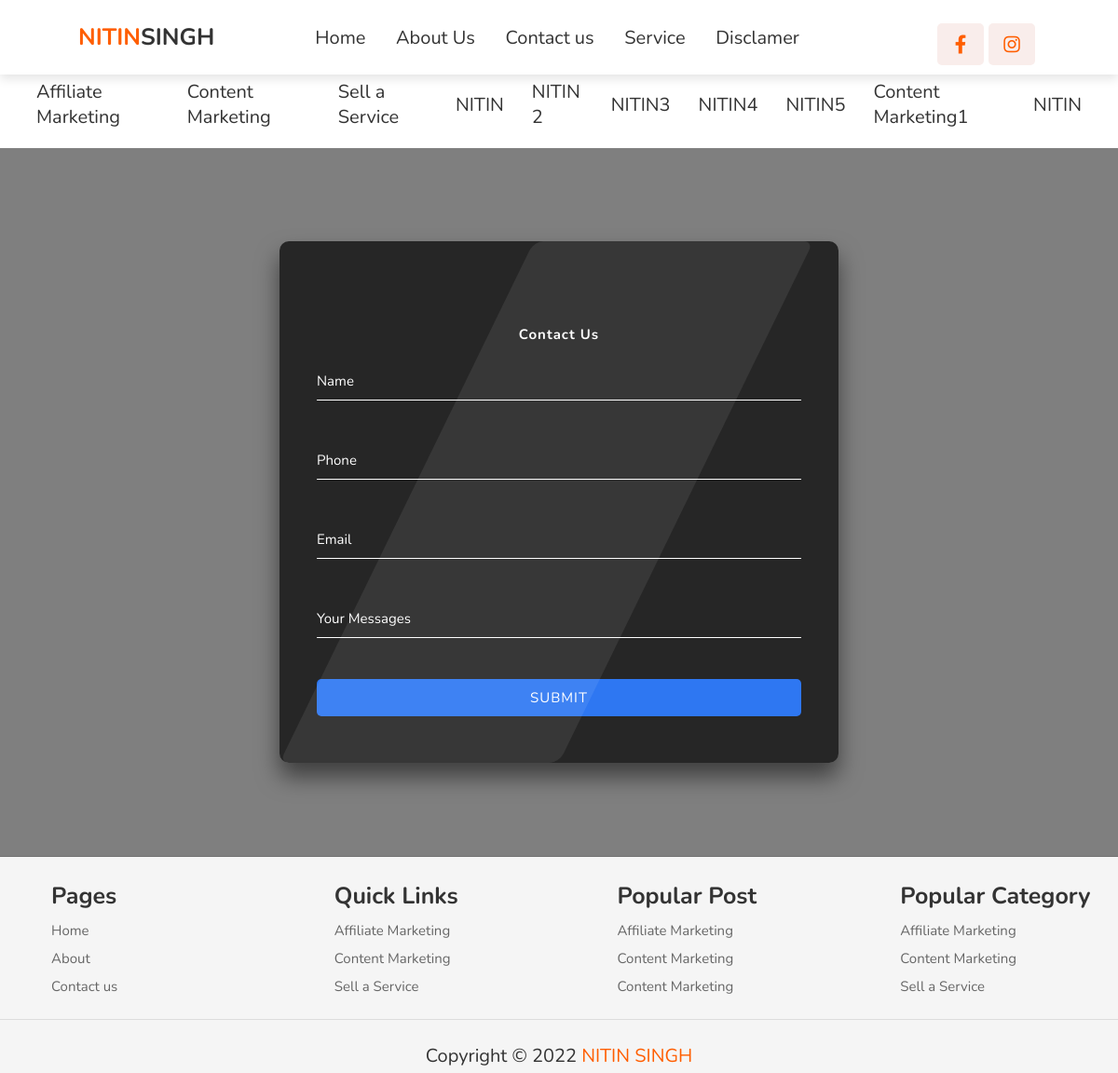
The app's page /contactus/ with its own data.
### blogtheme/models.py (models this page shows, shortened)
class Navlog(models.Model):
    NAV_CHOICES = (
        ("logo", "logo"),
    )
    logo = models.CharField(max_length=20, choices=NAV_CHOICES,unique=True)
    name = models.CharField(max_length=20)
    name2 = models.CharField(max_length=20)

class Nav_menu(models.Model):
    MENU_CHOICES = (
        ("menu1", "menu1"),
        ("menu2", "menu2"),
        ("menu3", "menu3"),
        ("menu4", "menu4"),
        ("menu5", "menu5"),
    )
    your_menu = models.CharField(max_length=20,default="icon1", choices=MENU_CHOICES,unique=True)
    menuname = models.CharField(max_length=15)
    menuurl = models.CharField(max_length=40)

class Nav_social_media_icon(models.Model):
    ICON_CHOICES = (
        ("icon1", "icon1"),
        ("icon2", "icon2"),
    )
    your_icon = models.CharField(max_length=20,default="icon1", choices=ICON_CHOICES,unique=True)
    icon = models.CharField(max_length=30)
    iconlink = models.CharField(max_length=60)

class FooterHeading(models.Model):
    FOOTER_CHOICES = (
        ("first", "first"),
        ("second", "second"),
        ("third", "third"),
        ("fourth", "fourth"),
    )
    sno = models.CharField(max_length=25,choices=FOOTER_CHOICES, unique=True)
    name = models.CharField(max_length=55)

class FooterLink(models.Model):
    head = models.ForeignKey(FooterHeading, on_delete=models.CASCADE)
    name = models.CharField(max_length=55)
    link = models.CharField(max_length=200)

class copyrightClaim(models.Model):
    COPYRIGHT_CHOICES = (
        ("footer", "footer"),
    )
    location = models.CharField(max_length=25, choices=COPYRIGHT_CHOICES, unique=True)
    msg = models.CharField(max_length=155)

### blog/models.py (models this page shows, shortened)
class Category(models.Model):
    name = models.CharField(max_length=30)
    featured = models.BooleanField()

### blog/views.py (the view, shortened to what this page needs)
# urls.py: path('contactus/', views.Contactus, name="contactus"),
def Contactus(request):
    featured_category = Category.objects.filter(featured=True)
    return render(request, "blog/contactus.html", {"featured_category":featured_category,"navThemeBar":baseData()})

### blog/templates/blog/contactus.html (shortened to what this page needs)
{% extends 'blog/base.html' %}
{% block body %}
</head>
<div class="login-wrapper">
    <form action={% url 'contactus' %} method="post" class="form">
        <div class="msgs-contact">
        </div>
        <h2>Contact Us</h2>
        <div class="input-group">
            <input type="text" name="name" id="loginUser" required autocomplete="off">
            <label for="name">Name</label>
        </div><br>
        <div class="input-group">
            <input type="number" name="phone" id="loginUser" required autocomplete="off">
            <label for="phone">Phone</label>
        </div><br>
        <div class="input-group">
            <input type="email" name="email" id="loginUser" required autocomplete="off">
            <label for="email">Email</label>
        </div> <br>
        <div class="input-group">
            <input type="text" name="content" id="loginUser" required autocomplete="off">
            <label for="content">Your Messages</label>
        </div> <br>
        <input type="submit" class="submit-btn">
    </form>
</div>
{% endblock body %}

### blog/templates/blog/base.html (shortened to what this page needs)
<!DOCTYPE html>
<html lang="en">
<head>
    {% load static %}
    <link rel="stylesheet" href="../../static/blog/style.css">
    <link rel="stylesheet" href="https://cdnjs.cloudflare.com/ajax/libs/font-awesome/5.15.3/css/all.min.css"/>
</head>
<body>
{% if navThemeBar.logo or navThemeBar.pages or navThemeBar.righticon %}
<header>
    <a href="/" class="logo"><span>{{navThemeBar.logo.name}}</span>{{navThemeBar.logo.name2}}</a>
    <nav class="navbar">
        {% for i in navThemeBar.pages %}
        <a href="{{i.menuurl}}">{{i.menuname}}</a>
        {% endfor %}
    </nav>
    <div class="icons">
        {% for i in navThemeBar.righticon %}
        <a href="{{i.iconlink}}" class="{{i.icon}}"></a>
        {% endfor %}
    </div>
</header>
{% endif %}
<nav class="navbar2">
    {% for blog in featured_category %}
    <a href="/blog/category/{{blog.name}}">{{blog.name}}</a>
    {% endfor %}
</nav>
    {% block body %}{% endblock body %}
<section class="footer">
    <div class="footer-container">
        <div class="box-container">
            <div class="box">
                <h3>{{navThemeBar.footer.foothead.footh1.name}}</h3>
                {% for i in navThemeBar.footer.footerlink.foot1 %}
                <a href="{{i.url}}">{{i.name}}</a>
                {% endfor %}
            </div>
            <div class="box">
                <h3>{{navThemeBar.footer.foothead.footh2.name}}</h3>
                {% for i in navThemeBar.footer.footerlink.foot2 %}
                <a href="{{i.url}}">{{i.name}}</a>
                {% endfor %}
            </div>
            <div class="box">
                <h3>{{navThemeBar.footer.foothead.footh3.name}}</h3>
                {% for i in navThemeBar.footer.footerlink.foot3 %}
                <a href="{{i.url}}">{{i.name}}</a>
                {% endfor %}
            </div>
            <div class="box">
                <h3>{{navThemeBar.footer.foothead.footh4.name}}</h3>
                {% for i in navThemeBar.footer.footerlink.foot4 %}
                <a href="{{i.url}}">{{i.name}}</a>
                {% endfor %}
            </div>
        </div>
        {% if navThemeBar.footer.copyrightmsg != None %}<div class="credit">{{navThemeBar.footer.copyrightmsg.msg|safe}}</div>{% endif %}
    </div>
</section>
</body>
</html>

### blog/static/blog/style.css (style rules this page uses)
:root { --red: #ff5e00; --light-red: #f9edeb; }
* { font-family: "Nunito", sans-serif; margin: 0; padding: 0; box-sizing: border-box; outline: none; border: none; text-decoration: none; }
html { font-size: 62.5%; overflow-x: hidden; scroll-behavior: smooth; scroll-padding-top: 7rem; }
a { text-decoration: none; }
body { background: #f7f7f7; }
header { position: fixed; top: 0; left: 0; right: 0; z-index: 1000; background: #fff; padding: 1rem 7%; box-shadow: 0 0.5rem 1rem rgba(0, 0, 0, 0.1); display: flex; align-items: center; justify-content: space-between; }
header .logo { font-weight: bolder; font-size: 2.5rem; color: #333; }
header .logo span { color: var(--red); }
header .navbar a { color: #333; font-size: 2rem; padding: 0 1.5rem; }
header .icons #menu-bars, header .icons a { height: 4.5rem; line-height: 4.5rem; width: 5rem; font-size: 2rem; margin-right: 0.5rem; border-radius: 0.5rem; color: var(--red); background: var(--light-red); text-align: center; }
.navbar2 { background: #fff; padding: 2rem 2%; display: flex; align-items: center; }
.navbar2 a { color: #333; font-size: 2rem; padding: 0 1.5rem; }
.footer { position: relative; left: 0; bottom: 0; width: 100%; border-top: 0.1rem solid rgba(0, 0, 0, 0.1); }
.footer .footer-container { background: whitesmoke; }
.footer .footer-container .box-container { display: flex; flex-wrap: wrap; gap: 1.5rem; }
.footer .footer-container .box-container .box { flex: 1 1 15rem; margin-top: 20px; margin-left: 55px; }
.footer .footer-container .box-container .box h3 { font-size: 2.5rem; color: #333; padding: 0.5rem 0; }
.footer .footer-container .box-container .box a { display: block; font-size: 1.5rem; color: #666; padding: 0.5rem 0; }
.footer .footer-container .credit { margin-top: 2rem; padding: 0.5rem; padding-top: 2.5rem; font-size: 2rem; text-align: center; color: #333; border-top: 0.1rem solid rgba(0, 0, 0, 0.1); }
.footer .footer-container .credit span { color: var(--red); }
.login-wrapper { height: auto; display: flex; justify-content: center; align-items: center; margin-top: 100px; margin-bottom: 100px; }
.form { position: relative; width: 100%; max-width: 600px; padding: 80px 40px 40px; background: rgba(0, 0, 0, 0.7); border-radius: 10px; color: #fff; box-shadow: 0 15px 25px rgba(0, 0, 0, 0.5); }
.msgs-contact { font-size: 20px; padding: 5px 5px; }
.form::before { content: ""; position: absolute; top: 0; left: 0; width: 50%; height: 100%; background: rgba(255, 255, 255, 0.08); transform: skewX(-26deg); transform-origin: bottom left; border-radius: 10px; pointer-events: none; }
.form h2 { text-align: center; letter-spacing: 1px; margin-bottom: 2rem; color: #ffffff; }
.form .input-group { position: relative; font-size: 1.5rem; }
.form .input-group input { width: 100%; padding: 10px 0; font-size: 1.5rem; letter-spacing: 1px; margin-bottom: 30px; border: none; border-bottom: 1px solid #fff; outline: none; background-color: transparent; color: inherit; }
.form .input-group label { position: absolute; top: 0; left: 0; padding: 10px 0; font-size: 1.5rem; pointer-events: none; transition: 0.3s ease-out; }
.submit-btn { display: block; margin-left: auto; border: none; outline: none; background: #2e77f2; color: rgb(255, 255, 255); font-size: 1.5rem; text-transform: uppercase; letter-spacing: 1px; padding: 10px 20px; border-radius: 5px; cursor: pointer; }
input { font-size: 1.6rem; width: 100%; border: none; border-bottom: 2px solid #aaa; background-color: transparent; margin-bottom: 10px; resize: none; outline: none; transition: 0.5s; }
.icons { display: flex; margin-top: 15px; margin-left: 40px; }

### blog/templates/blog/contactus.html (style rules this page uses)
body { background: linear-gradient(rgba(0, 0, 0, 0.5), rgba(0, 0, 0, 0.5)), url('../../static/accounts//bg.jpg') no-repeat center; overflow-x: hidden; }

### records on screen
Navlog: logo.name "NITIN", logo.name2 "SINGH"
Nav_menu: menuname "Home"
Nav_menu: menuname "About Us"
Nav_menu: menuname "Contact us"
Nav_menu: menuname "Service"
Nav_menu: menuname "Disclamer"
Category: name "Affiliate Marketing"
Category: name "Content Marketing"
Category: name "Sell a Service"
Category: name "NITIN"
Category: name "NITIN 2"
Category: name "NITIN3"
Category: name "NITIN4"
Category: name "NITIN5"
Category: name "Content Marketing1"
Category: name "NITIN"
FooterHeading: footer.foothead.footh1.name "Pages"
FooterLink: name "Home"
FooterLink: name "About"
FooterLink: name "Contact us"
FooterHeading: footer.foothead.footh2.name "Quick Links"
FooterLink: name "Affiliate Marketing"
FooterLink: name "Content Marketing"
FooterLink: name "Sell a Service"
FooterHeading: footer.foothead.footh3.name "Popular Post"
FooterLink: name "Affiliate Marketing"
FooterLink: name "Content Marketing"
FooterLink: name "Content Marketing"
FooterHeading: footer.foothead.footh4.name "Popular Category"
FooterLink: name "Affiliate Marketing"
FooterLink: name "Content Marketing"
FooterLink: name "Sell a Service"
copyrightClaim: footer.copyrightmsg.msg "Copyright © 2022 NITIN SINGH"
